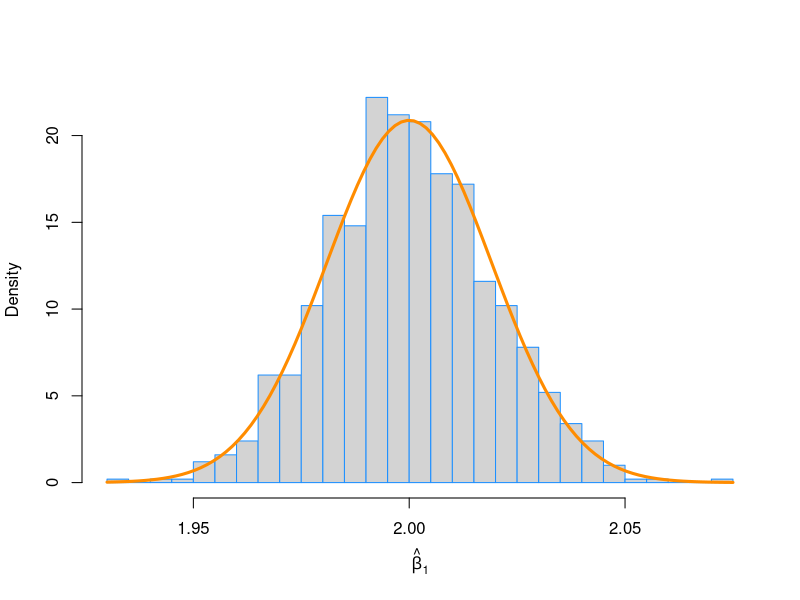
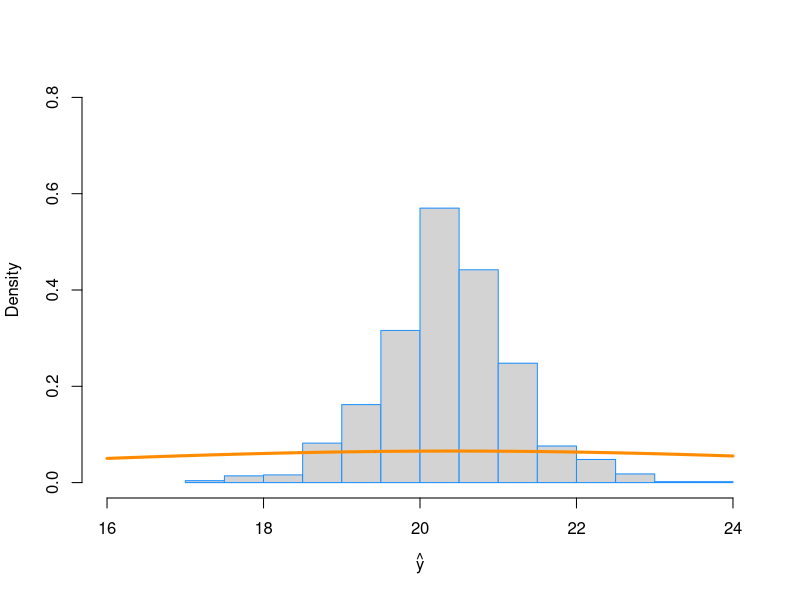
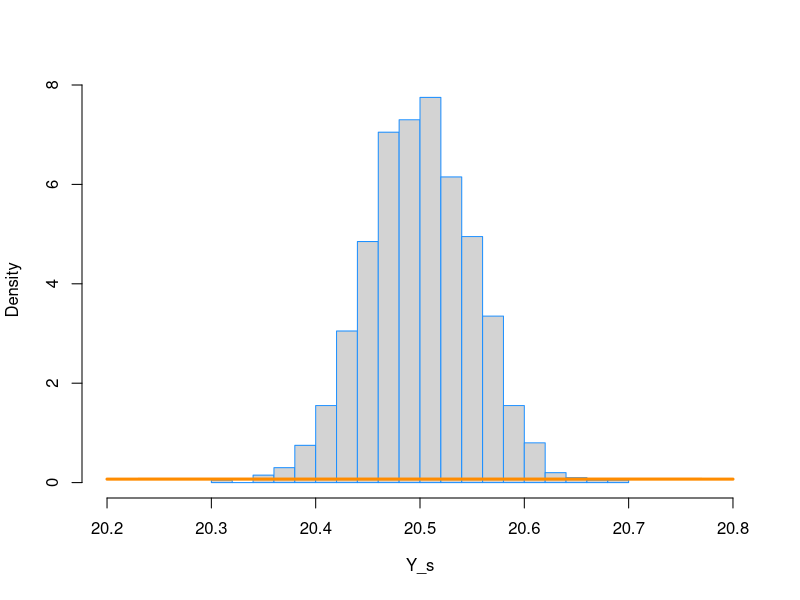

The R source for these figures, in order:
## ---- chunk 1
knitr::opts_chunk$set(echo = TRUE, eval = TRUE, fig.align = "center", 
                      message = FALSE, warning = FALSE)
library(tidyverse)
library(knitr)
set.seed(1999) # set seed for reproducibility
## ---- chunk 2
library(mvtnorm)
# set params
B0 <- 4
B1 <- 2
B2 <- 1
B <- c(B0, B1, B2)
p <- 3
# Example rmvnorm code
# sigma <- matrix(c(1,0,0,0,2,0,0,0,3), 3, 3)
# mu <- c(0,2,4)
# X <- rmvnorm(100, mean = mu, sigma = sigma)

# complete specification
sigma <- .5
n <- 100
x_0 <- rep(1, n)
x_1 <- rnorm(n, mean = 2, sd = 1)
x_2 <- rnorm(n, mean = 4, sd = .5)
X <- cbind(x_0, x_1, x_2)

# simulate ys (this part inside a for loop)
epsilon <- rnorm(n, mean = 0, sd = sigma)

y <- (X %*% B) + epsilon
## ---- chunk 3
n <- 100
p <- 3
sigma <- 0.5
x0 = rep(1, n)
x1 = sample(seq(1, 10, length = n))
x2 = sample(seq(1, 10, length = n))
X = cbind(x0, x1, x2)
C = solve(t(X) %*% X)
beta_0 <- 4
beta_1 <- 2
beta_2 <- 1
eps      = rnorm(n, mean = 0, sd = sigma)
y        = beta_0 + beta_1 * x1 + beta_2 * x2 + eps
sim_data = data.frame(x1, x2, y)

## Beta
(beta_hat = C %*% t(X) %*% y)
coef(lm(y ~ x1 + x2, data = sim_data))
c(beta_0, beta_1, beta_2)

## Simulation Beta_1
num_sims = 1000
beta_hat_1 = rep(0, num_sims)
for(i in 1:num_sims) {
  eps           = rnorm(n, mean = 0 , sd = sigma)
  sim_data$y    = beta_0 * x0 + beta_1 * x1 + beta_2 * x2 + eps
  fit           = lm(y ~ x1 + x2, data = sim_data)
  beta_hat_1[i] = coef(fit)[2]
}

## Density Plot
hist(beta_hat_1, prob = TRUE, breaks = 20, 
     xlab = expression(hat(beta)[1]), main = "", border = "dodgerblue")
curve(dnorm(x, mean = beta_1, sd = sqrt(sigma ^ 2 * C[1 + 1, 1 + 1])), 
      col = "darkorange", add = TRUE, lwd = 3)
## ---- chunk 4
## Simulation E(Y_s)
n <- 100
p <- 3
sigma <- 0.5
x0 = rep(1, n)
x1 = sample(seq(1, 10, length = n))
x2 = sample(seq(1, 10, length = n))
X = cbind(x0, x1, x2)
C = solve(t(X) %*% X)
beta_0 <- 4
beta_1 <- 2
beta_2 <- 1
eps      = rnorm(n, mean = 0, sd = sigma)
y        = beta_0 + beta_1 * x1 + beta_2 * x2 + eps
sim_data = data.frame(x1, x2, y)

## E(Y_s)
(beta_hat = C %*% t(X) %*% y)
y_hat = X %*% beta_hat
(s_e = sqrt(sum((y - y_hat) ^ 2) / (n - p)))

summary(lm(y ~ x1 + x2, data = sim_data))$sigma
y_hat_mean <- mean(y_hat)
y_hat_var <- var(y_hat)

## Simulation 
num_sims = 1000
y_hat = rep(0, num_sims)
for(i in 1:num_sims) {
  x0 = rep(1, n)
  x1 = sample(seq(1, 10, length = n))
  x2 = sample(seq(1, 10, length = n))
  X = cbind(x0, x1, x2)
  beta_0 <- 4
  beta_1 <- 2
  beta_2 <- 1
  C = solve(t(X) %*% X)
  (beta_hat = C %*% t(X) %*% y)
  y_hat[i] = (X %*% beta_hat)[[1]]
}

# sqrt(sum((y - y_hat) ^ 2) / (n - p))
## Density Plot
hist(y_hat, prob = TRUE, breaks = 20, 
     xlab = expression(hat(y)), main = "", border = "dodgerblue", ylim=c(0,0.8), xlim=c(16, 24))
curve(dnorm(x, mean = y_hat_mean, sd = sqrt(y_hat_var)), 
      col = "darkorange", add = TRUE, lwd = 3)
## ---- chunk 5
## Simulation Y_s
n <- 100
p <- 3 
sigma <- 0.5
x0 = rep(1, n)
x1 = sample(seq(1, 10, length = n))
x2 = sample(seq(1, 10, length = n))
X = cbind(x0, x1, x2)
C = solve(t(X) %*% X)
beta_0 <- 4
beta_1 <- 2
beta_2 <- 1
eps      = rnorm(n, mean = 0, sd = sigma)
y        = beta_0 + beta_1 * x1 + beta_2 * x2 + eps
y_est = beta_0 + beta_1 * x1 + beta_2 * x2 
mean_y <- mean(y_est)
sd_y <- sd(y_est)
sim_data = data.frame(x1, x2, y)

## E(Y_s)
(beta_hat = C %*% t(X) %*% y)
y_hat = X %*% beta_hat
(s_e = sqrt(sum((y - y_hat) ^ 2) / (n - p)))

summary(lm(y ~ x1 + x2, data = sim_data))$sigma

## Simulation 
num_sims = 1000
y_s = rep(0, num_sims)
for(i in 1:num_sims) {
  eps           = rnorm(n, mean = 0 , sd = sigma)
  sim_data$y    = beta_0 * x0 + beta_1 * x1 + beta_2 * x2 + eps
  fit           = lm(y ~ x1 + x2, data = sim_data)
  y_s[i] = mean(sim_data$y)
}

## Density Plot
hist(y_s, prob = TRUE, breaks = 20, 
     xlab = expression(Y_s), main = "", border = "dodgerblue", xlim=c(20.2,20.8), freq=FALSE)
curve(dnorm(x, mean = mean_y, sd = sd_y), 
      col = "darkorange", add = TRUE, lwd = 3, yaxt="n")
## ---- chunk 6
library(mvtnorm)
# set params
B0 <- 4
B1 <- 2
B2 <- 1
B <- c(B0, B1, B2)

# Example rmvnorm code
# sigma <- matrix(c(1,0,0,0,2,0,0,0,3), 3, 3)
# mu <- c(0,2,4)
# X <- rmvnorm(100, mean = mu, sigma = sigma)

# complete specification
sigma <- .5
n <- 100
x_0 <- rep(1, n)
x_1 <- rnorm(n, mean = 2, sd = 1)
x_2 <- rnorm(n, mean = 4, sd = .5)
X <- cbind(x_0, x_1, x_2)

# simulate ys (this part inside a for loop)
epsilon <- rnorm(n, mean = 0, sd = sigma*2)

y <- (X %*% B) + epsilon
## ---- chunk 7
library(mvtnorm)
# set params
B0 <- 4
B1 <- 2
B2 <- 1
B <- c(B0, B1, B2)

# Example rmvnorm code
n <- 100
sigma <- matrix(c(1,-1,-2,-1,2,-1,-2,-1,3), 3, 3)
mu <- c(0,2,4)
X <- rmvnorm(100, mean = mu, sigma = sigma)
x_0 <- rep(1, n)
x_1 <- X[,2]
x_2 <- X[,3]

X <- cbind(x_0, x_1, x_2)

# simulate ys (this part inside a for loop)
epsilon <- rnorm(n, mean = 0, sd = sigma)

y <- (X %*% B) + epsilon
## ---- chunk 8
library(mvtnorm)
# set params
B0 <- 4
B1 <- 2
B2 <- 1
B <- c(B0, B1, B2)

# Example rmvnorm code
n <- 100
sigma <- matrix(c(1,-1,-2,-1,2,-1,-2,-1,3), 3, 3)
mu <- c(0,2,4)
X <- rmvnorm(100, mean = mu, sigma = sigma)
x_0 <- rep(1, n)
epsilon <- X[,1]
x_1 <- X[,2]
x_2 <- X[,3]
X <- cbind(x_0, x_1, x_2)
# simulate ys (this part inside a for loop)
y <- (X %*% B) + epsilon
